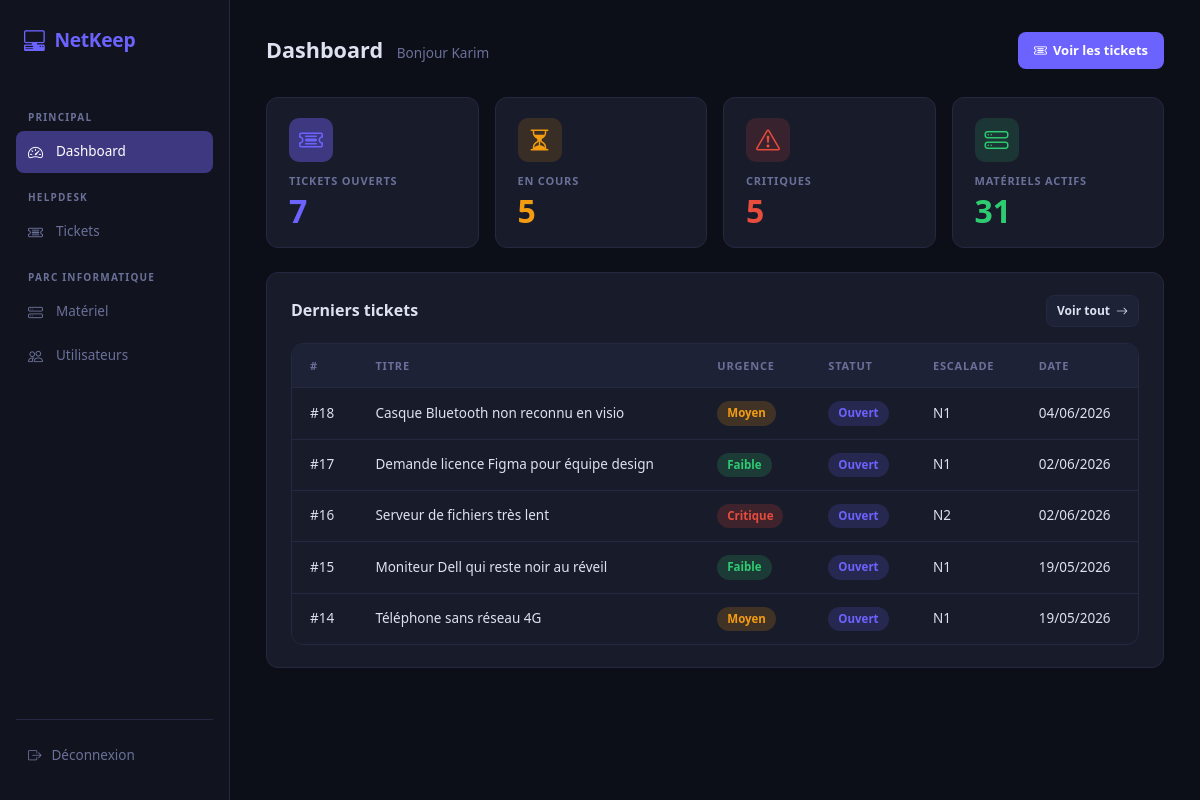
Screenshot of /index.php?page=technicien_dashboard (signed in) with the database file from the repository.
### tables this page shows
CREATE TABLE tickets (
    id INT AUTO_INCREMENT PRIMARY KEY,
    titre VARCHAR(150) NOT NULL,
    description TEXT NOT NULL,
    urgence ENUM('faible', 'moyen', 'critique') NOT NULL,
    type_probleme ENUM('materiel', 'logiciel', 'reseau', 'autre') NOT NULL DEFAULT 'materiel',
    statut ENUM('ouvert', 'en_cours', 'resolu') DEFAULT 'ouvert',
    niveau_escalade TINYINT DEFAULT 1,
    message_resolution TEXT DEFAULT NULL,
    date_creation TIMESTAMP DEFAULT CURRENT_TIMESTAMP,
    id_materiel INT DEFAULT NULL,
    id_auteur INT NOT NULL,
    id_technicien INT DEFAULT NULL,
    FOREIGN KEY (id_materiel) REFERENCES materiels(id) ON DELETE SET NULL,
    FOREIGN KEY (id_auteur) REFERENCES utilisateurs(id),
    FOREIGN KEY (id_technicien) REFERENCES utilisateurs(id)
);

### controllers/TechnicienController.php (called while the page is built, shortened)
<?php
require_once __DIR__ . '/../models/Materiel.php';
require_once __DIR__ . '/../models/Ticket.php';
class TechnicienController
{
    public function dashboard(): void
    {
        $tickets = (new Ticket())->findAll();
        $materiels = (new Materiel())->findAll();
        require_once __DIR__ . '/../views/technicien/technicien_dashboard.php';
    }
}

### config/database.php (called while the page is built, shortened)
<?php
class Database {
    private $host = 'localhost';
    private $dbname = 'bdd_netkeep';
    private $user = 'root';
    private $password = '';
    public function getConnection() {
        try {
            $this->pdo = new PDO(
                "mysql:host={$this->host};dbname={$this->dbname};charset=utf8mb4",
                $this->user,
                $this->password
            );
            $this->pdo->setAttribute(PDO::ATTR_ERRMODE, PDO::ERRMODE_EXCEPTION);
            return $this->pdo;
        } catch (PDOException $e) {
            die("Erreur de connexion : " . $e->getMessage());
        }
    }
}

### models/Materiel.php (called while the page is built, shortened)
<?php
require_once __DIR__ . '/../config/database.php';
class Materiel {
    private PDO $pdo;
    public function __construct() {
        $this->pdo = (new Database())->getConnection();
    }
    public function findAll(): array {
        $stmt = $this->pdo->query('SELECT * FROM materiels WHERE est_archive = 0');
        return $stmt->fetchAll(PDO::FETCH_ASSOC);
    }
}

### models/Ticket.php (called while the page is built, shortened)
<?php
require_once __DIR__ . '/../config/database.php';
class Ticket
{
    private int $id;
    private string $titre;
    private string $urgence;
    private string $statut;
    private int $niveau_escalade;
    private string $date_creation;
    private PDO $pdo;
    public function __construct()
    {
        $this->pdo = (new Database())->getConnection();
    }
    private function hydrate(array $data): self
    {
        $this->id                = $data['id'];
        $this->titre             = $data['titre'];
        $this->urgence           = $data['urgence'];
        $this->statut            = $data['statut'];
        $this->niveau_escalade   = $data['niveau_escalade'];
        $this->date_creation     = $data['date_creation'];
        return $this;
    }
    public function getId(): int              { return $this->id; }
    public function getTitre(): string        { return $this->titre; }
    public function getUrgence(): string      { return $this->urgence; }
    public function getStatut(): string       { return $this->statut; }
    public function getNiveauEscalade(): int  { return $this->niveau_escalade; }
    public function getDateCreation(): string { return $this->date_creation; }
    public function findAll(): array
    {
        $stmt = $this->pdo->query('SELECT * FROM tickets ORDER BY date_creation DESC');
        $results = $stmt->fetchAll(PDO::FETCH_ASSOC);
        return array_map(fn($row) => (new self())->hydrate($row), $results);
    }
}

### views/technicien/technicien_dashboard.php (the view)
<?php require_once __DIR__ . '/../layout/header.php'; ?>
<div class="nk-page-header">
    <h1 class="nk-page-title">
        Dashboard
        <span>Bonjour <?= htmlspecialchars($_SESSION['user_prenom'] ?? 'Technicien') ?></span>
    </h1>
    <a href="index.php?page=tickets" class="nk-btn nk-btn-primary">
        <i class="bi bi-ticket-detailed"></i> Voir les tickets
    </a>
</div>
<div class="row g-3 mb-4">
    <div class="col-md-3">
        <div class="nk-stat">
            <div class="nk-stat-icon"><i class="bi bi-ticket-detailed"></i></div>
            <div class="nk-stat-label">Tickets ouverts</div>
            <div class="nk-stat-value text-accent">
                <?php
                    $nb = 0;
                    foreach ($tickets ?? [] as $t) {
                        if ($t->getStatut() === 'ouvert') $nb++;
                    }
                    echo $nb;
                ?>
            </div>
        </div>
    </div>
    <div class="col-md-3">
        <div class="nk-stat">
            <div class="nk-stat-icon" style="background:rgba(243,156,18,.15);color:#f39c12"><i class="bi bi-hourglass-split"></i></div>
            <div class="nk-stat-label">En cours</div>
            <div class="nk-stat-value" style="color:#f39c12">
                <?php
                    $nb = 0;
                    foreach ($tickets ?? [] as $t) {
                        if ($t->getStatut() === 'en_cours') $nb++;
                    }
                    echo $nb;
                ?>
            </div>
        </div>
    </div>
    <div class="col-md-3">
        <div class="nk-stat">
            <div class="nk-stat-icon" style="background:rgba(231,76,60,.15);color:#e74c3c"><i class="bi bi-exclamation-triangle"></i></div>
            <div class="nk-stat-label">Critiques</div>
            <div class="nk-stat-value" style="color:#e74c3c">
                <?php
                    $nb = 0;
                    foreach ($tickets ?? [] as $t) {
                        if ($t->getUrgence() === 'critique') $nb++;
                    }
                    echo $nb;
                ?>
            </div>
        </div>
    </div>
    <div class="col-md-3">
        <div class="nk-stat">
            <div class="nk-stat-icon" style="background:rgba(46,204,113,.15);color:#2ecc71"><i class="bi bi-hdd-stack"></i></div>
            <div class="nk-stat-label">Matériels actifs</div>
            <div class="nk-stat-value" style="color:#2ecc71">
                <?php echo count($materiels ?? []); ?>
            </div>
        </div>
    </div>
</div>
<div class="nk-card">
    <div class="d-flex align-items-center justify-content-between mb-3">
        <h2 style="font-size:1rem;font-weight:700;margin:0;">Derniers tickets</h2>
        <a href="index.php?page=tickets" class="nk-btn nk-btn-ghost nk-btn-sm">
            Voir tout <i class="bi bi-arrow-right"></i>
        </a>
    </div>
    <div class="nk-table-wrap">
        <table class="nk-table">
            <thead>
                <tr>
                    <th>#</th>
                    <th>Titre</th>
                    <th>Urgence</th>
                    <th>Statut</th>
                    <th>Escalade</th>
                    <th>Date</th>
                </tr>
            </thead>
            <tbody>
                <?php if (!empty($tickets)): ?>
                    <?php foreach (array_slice($tickets, 0, 5) as $ticket): ?>
                    <tr>
                        <td class="text-muted-nk">#<?= $ticket->getId() ?></td>
                        <td><?= htmlspecialchars($ticket->getTitre()) ?></td>
                        <td>
                            <span class="nk-badge nk-badge-<?= $ticket->getUrgence() ?>">
                                <?= ucfirst($ticket->getUrgence()) ?>
                            </span>
                        </td>
                        <td>
                            <span class="nk-badge nk-badge-<?= $ticket->getStatut() ?>">
                                <?= ucfirst(str_replace('_', ' ', $ticket->getStatut())) ?>
                            </span>
                        </td>
                        <td class="text-muted-nk">N<?= $ticket->getNiveauEscalade() ?></td>
                        <td class="text-muted-nk">
                            <?= date('d/m/Y', strtotime($ticket->getDateCreation())) ?>
                        </td>
                    </tr>
                    <?php endforeach; ?>
                <?php else: ?>
                    <tr><td colspan="6" class="text-center text-muted-nk py-4">
                        <i class="bi bi-check-circle"></i> Aucun ticket pour le moment
                    </td></tr>
                <?php endif; ?>
            </tbody>
        </table>
    </div>
</div>
<?php require_once __DIR__ . '/../layout/footer.php'; ?>

### public/css/style.css (style rules this page uses)
:root { --bg-body: #0d0f18; --bg-sidebar: #11131e; --bg-card: #181b2a; --bg-card-alt: #1e2236; --accent: #6c63ff; --accent-dim: #3d3880; --success: #2ecc71; --warning: #f39c12; --danger: #e74c3c; --text: #dde1f0; --text-muted: #6b7099; --border: #252840; --radius: 12px; --radius-sm: 8px; --sidebar-w: 230px; --transition: 0.18s ease; }
*, *::before, *::after { box-sizing: border-box; }
body { margin: 0; background: var(--bg-body); color: var(--text); font-family: 'Segoe UI', system-ui, sans-serif; font-size: 14px; line-height: 1.6; }
a { color: inherit; text-decoration: none; }
.nk-page-header { display: flex; align-items: center; justify-content: space-between; margin-bottom: 28px; }
.nk-page-title { font-size: 1.35rem; font-weight: 700; color: var(--text); margin: 0; }
.nk-page-title span { color: var(--text-muted); font-weight: 400; font-size: 0.85rem; margin-left: 8px; }
.nk-card { background: var(--bg-card); border: 1px solid var(--border); border-radius: var(--radius); padding: 22px 24px; }
.nk-stat { background: var(--bg-card); border: 1px solid var(--border); border-radius: var(--radius); padding: 20px 22px; display: flex; flex-direction: column; gap: 6px; }
.nk-stat-label { font-size: 11px; font-weight: 600; letter-spacing: 0.8px; text-transform: uppercase; color: var(--text-muted); }
.nk-stat-value { font-size: 2rem; font-weight: 700; line-height: 1; color: var(--text); }
.nk-stat-icon { font-size: 1.5rem; width: 44px; height: 44px; border-radius: 10px; display: flex; align-items: center; justify-content: center; background: var(--accent-dim); color: var(--accent); margin-bottom: 4px; }
.nk-table-wrap { background: var(--bg-card); border: 1px solid var(--border); border-radius: var(--radius); overflow: hidden; }
.nk-table { width: 100%; border-collapse: collapse; font-size: 13.5px; }
.nk-table thead th { padding: 13px 18px; text-align: left; font-size: 11px; font-weight: 600; letter-spacing: 0.8px; text-transform: uppercase; color: var(--text-muted); border-bottom: 1px solid var(--border); background: var(--bg-card-alt); }
.nk-table tbody td { padding: 13px 18px; border-bottom: 1px solid var(--border); color: var(--text); vertical-align: middle; }
.nk-table tbody tr:last-child td { border-bottom: none; }
.nk-badge { display: inline-flex; align-items: center; gap: 5px; padding: 3px 10px; border-radius: 20px; font-size: 11.5px; font-weight: 600; }
.nk-badge-critique { background: rgba(231,76,60,.18); color: #e74c3c; }
.nk-badge-moyen { background: rgba(243,156,18,.18); color: #f39c12; }
.nk-badge-faible { background: rgba(46,204,113,.18); color: #2ecc71; }
.nk-badge-ouvert { background: rgba(108,99,255,.18); color: #6c63ff; }
.nk-btn { display: inline-flex; align-items: center; gap: 6px; padding: 8px 16px; border-radius: var(--radius-sm); font-size: 13px; font-weight: 600; cursor: pointer; border: none; transition: opacity var(--transition), transform var(--transition); }
.nk-btn-primary { background: var(--accent); color: #fff; }
.nk-btn-ghost { background: var(--bg-card-alt); color: var(--text); border: 1px solid var(--border); }
.nk-btn-sm { padding: 5px 10px; font-size: 12px; }
.text-muted-nk { color: var(--text-muted); }
.text-accent { color: var(--accent); }

### rows the page displays
tickets: id "18", titre "Casque Bluetooth non reconnu en visio", urgence "Moyen", statut "Ouvert", niveau_escalade "1", date_creation "04/06/2026"
tickets: id "17", titre "Demande licence Figma pour équipe design", urgence "Faible", statut "Ouvert", niveau_escalade "1", date_creation "02/06/2026"
tickets: id "16", titre "Serveur de fichiers très lent", urgence "Critique", statut "Ouvert", niveau_escalade "2", date_creation "02/06/2026"
tickets: id "15", titre "Moniteur Dell qui reste noir au réveil", urgence "Faible", statut "Ouvert", niveau_escalade "1", date_creation "19/05/2026"
tickets: id "14", titre "Téléphone sans réseau 4G", urgence "Moyen", statut "Ouvert", niveau_escalade "1", date_creation "19/05/2026"

### other values shown
$_SESSION['user_prenom'] "Karim"
$nb "7"
$nb "5"
count($materiels ?? []) "31"
